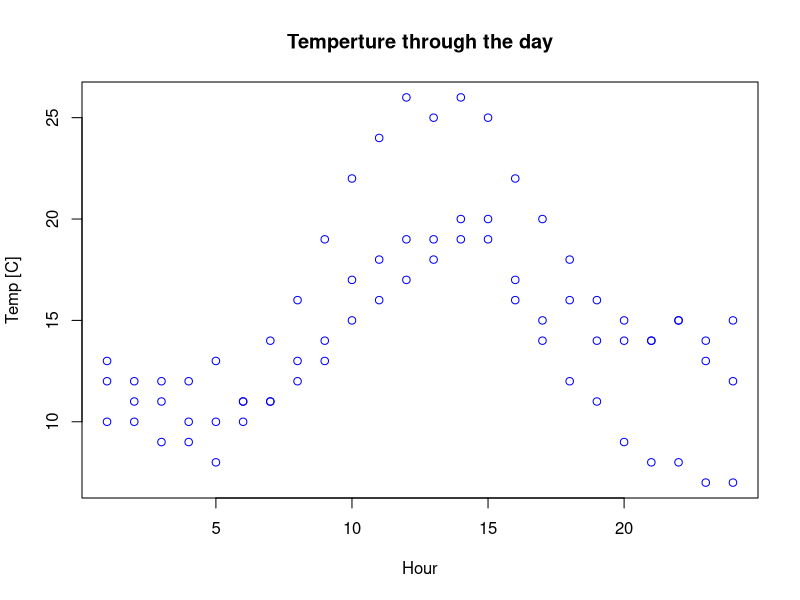
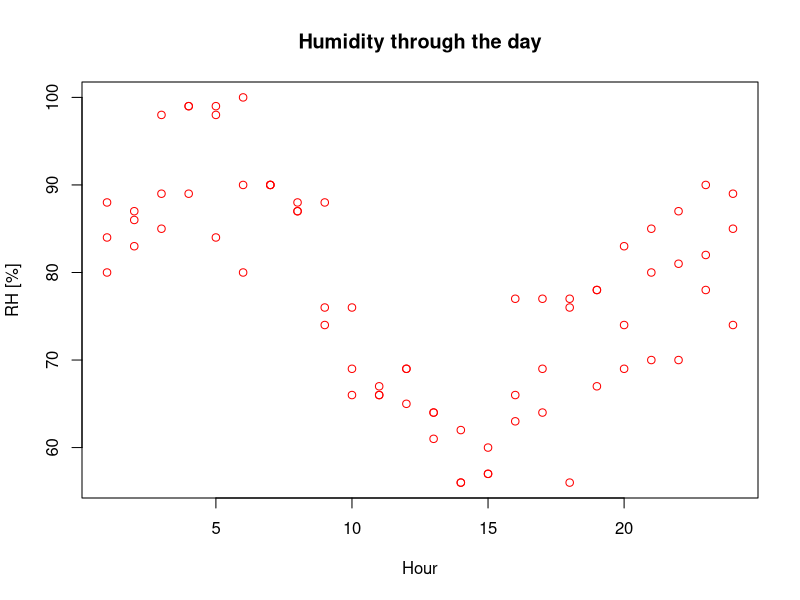

The R source for these figures, in order:
# simple file to read, analyze and plot

# First we read a set of meteorological observations.
# The file is constructed of a date, hour (24 observation per day, 3 days), temperature and humidity
meteo = read.csv('meteo data.csv',header=T)


# plot data
plot(meteo$hour,meteo$temp,type="p",col="blue",main = "Temperture through the day",xlab = "Hour", ylab = "Temp [C]")

# plotting a second graph
plot(meteo$hour,meteo$hum,type = "p",col="red",main = "Humidity through the day",xlab = "Hour", ylab = "RH [%]")

